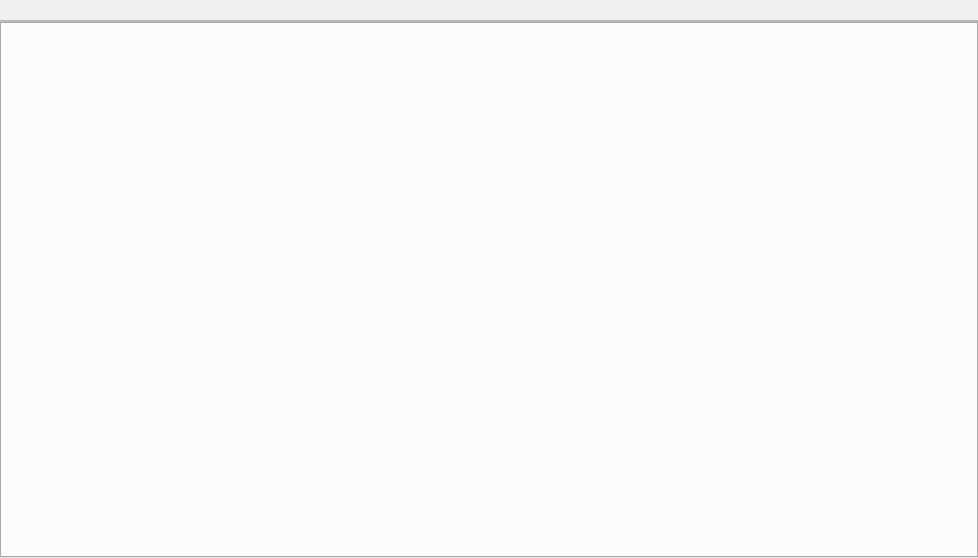
<?xml version="1.0" encoding="UTF-8"?>
<ui version="4.0">
 <class>WidgetLetterEditor</class>
 <widget class="QWidget" name="WidgetLetterEditor">
  <property name="geometry">
   <rect>
    <x>0</x>
    <y>0</y>
    <width>978</width>
    <height>558</height>
   </rect>
  </property>
  <property name="windowTitle">
   <string>Form</string>
  </property>
  <layout class="QVBoxLayout" name="verticalLayout">
   <property name="spacing">
    <number>0</number>
   </property>
   <property name="leftMargin">
    <number>0</number>
   </property>
   <property name="topMargin">
    <number>20</number>
   </property>
   <property name="rightMargin">
    <number>0</number>
   </property>
   <property name="bottomMargin">
    <number>0</number>
   </property>
   <item>
    <widget class="QFrame" name="frame_options">
     <property name="frameShape">
      <enum>QFrame::Shape::StyledPanel</enum>
     </property>
     <property name="frameShadow">
      <enum>QFrame::Shadow::Raised</enum>
     </property>
     <layout class="QVBoxLayout" name="verticalLayout_2">
      <property name="spacing">
       <number>0</number>
      </property>
      <property name="leftMargin">
       <number>0</number>
      </property>
      <property name="topMargin">
       <number>0</number>
      </property>
      <property name="rightMargin">
       <number>0</number>
      </property>
      <property name="bottomMargin">
       <number>0</number>
      </property>
     </layout>
    </widget>
   </item>
   <item>
    <widget class="QTabWidget" name="tabWidget">
     <property name="currentIndex">
      <number>-1</number>
     </property>
    </widget>
   </item>
  </layout>
 </widget>
 <resources/>
 <connections/>
</ui>
